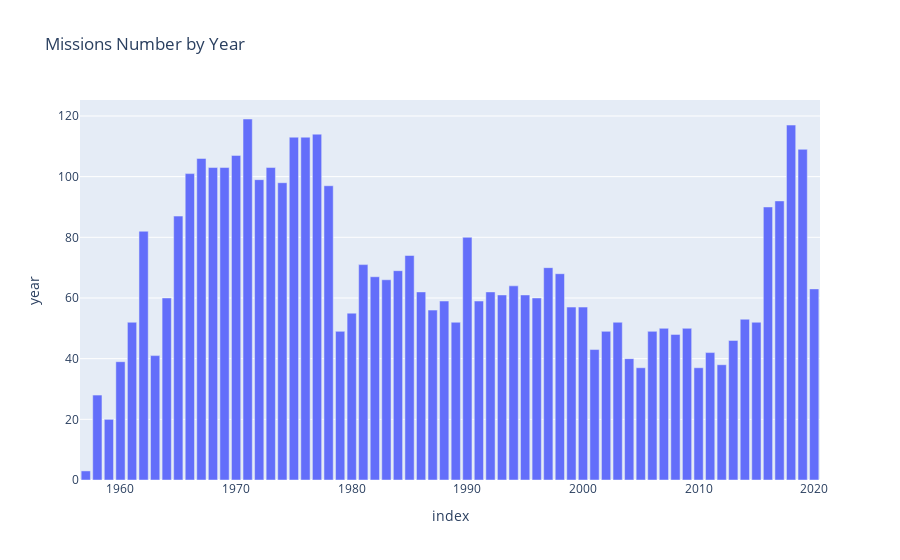

Source (notebook cell):
### Code cell
fig = px.bar(ds, x = "index", y = "year", title = "Missions Number by Year")
fig.show()

### Figure 1 — Plotly figure (JSON) as saved in the notebook; plotly's stock layout.template omitted (floating-point values rounded to 4 significant figures)
{"data": [{"alignmentgroup": "True", "hovertemplate": "index=%{x}<br>year=%{y}<extra></extra>", "legendgroup": "", "marker": {"color": "#636efa", "pattern": {"shape": ""}}, "name": "", "offsetgroup": "", "orientation": "v", "showlegend": false, "textposition": "auto", "type": "bar", "x": [1971, 2018, 1977, 1975, 1976, 2019, 1970, 1967, 1973, 1968, 1969, 1966, 1972, 1974, 1978, 2017, 2016, 1965, 1962, 1990, 1985, 1981, 1997, 1984, 1998, 1982, 1983, 1994, 2020, 1992, 1986, 1993, 1995, 1996, 1964, 1988, 1991, 1999, 2000, 1987, 1980, 2014, 1961, 2003, 2015, 1989, 2009, 2007, 1979, 2002, 2006, 2008, 2013, 2001, 2011, 1963, 2004, 1960, 2012, 2010, 2005, 1958, 1959, 1957], "xaxis": "x", "y": [119, 117, 114, 113, 113, 109, 107, 106, 103, 103, 103, 101, 99, 98, 97, 92, 90, 87, 82, 80, 74, 71, 70, 69, 68, 67, 66, 64, 63, 62, 62, 61, 61, 60, 60, 59, 59, 57, 57, 56, 55, 53, 52, 52, 52, 52, 50, 50, 49, 49, 49, 48, 46, 43, 42, 41, 40, 39, 38, 37, 37, 28, 20, 3], "yaxis": "y"}], "layout": {"barmode": "relative", "legend": {"tracegroupgap": 0}, "title": {"text": "Missions Number by Year"}, "xaxis": {"anchor": "y", "domain": [0, 1], "title": {"text": "index"}}, "yaxis": {"anchor": "x", "domain": [0, 1], "title": {"text": "year"}}}}
